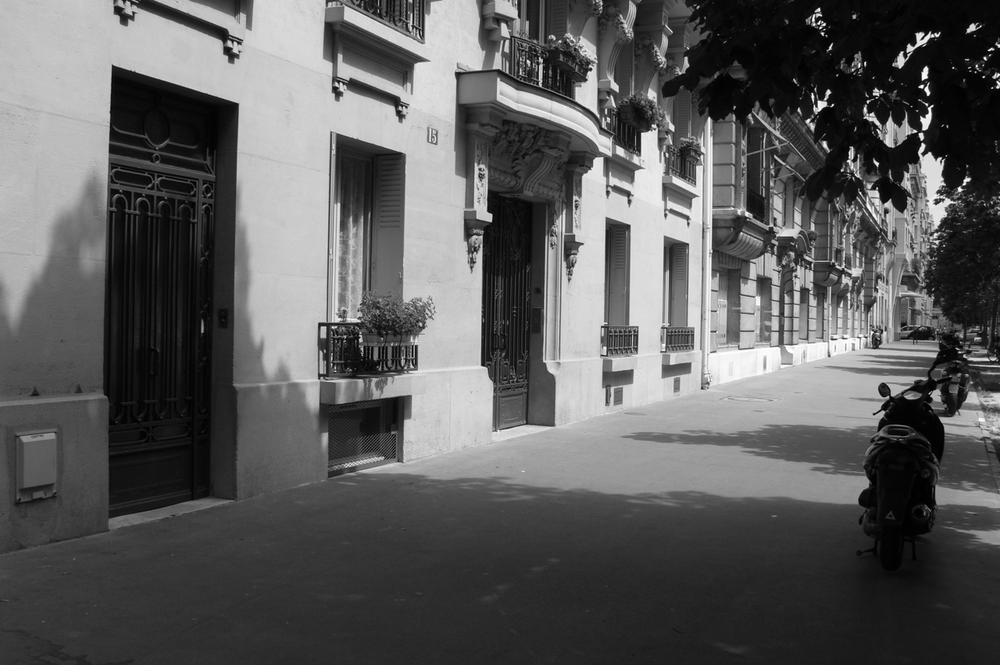
#> input picture Module-06/Python-B/street.png, 1000 x 665 px, shrunk from 1280 x 851 before the run
$ python contrast.py
#> lines starting #> are read from the running program, lines starting #| are printed output that depends on the picture
import cv2
import numpy as np
import matplotlib.pyplot as plt

# Load an image
img = cv2.imread('street.png', cv2.IMREAD_GRAYSCALE)
#> img is the input picture: shape (665, 1000); min 0, max 255, mean 92.4

alpha = 1.2 # contrast >1 -> stretch
beta = 0 # brightness >0 -> shift up
adj = cv2.convertScaleAbs(img, alpha=alpha, beta=beta)
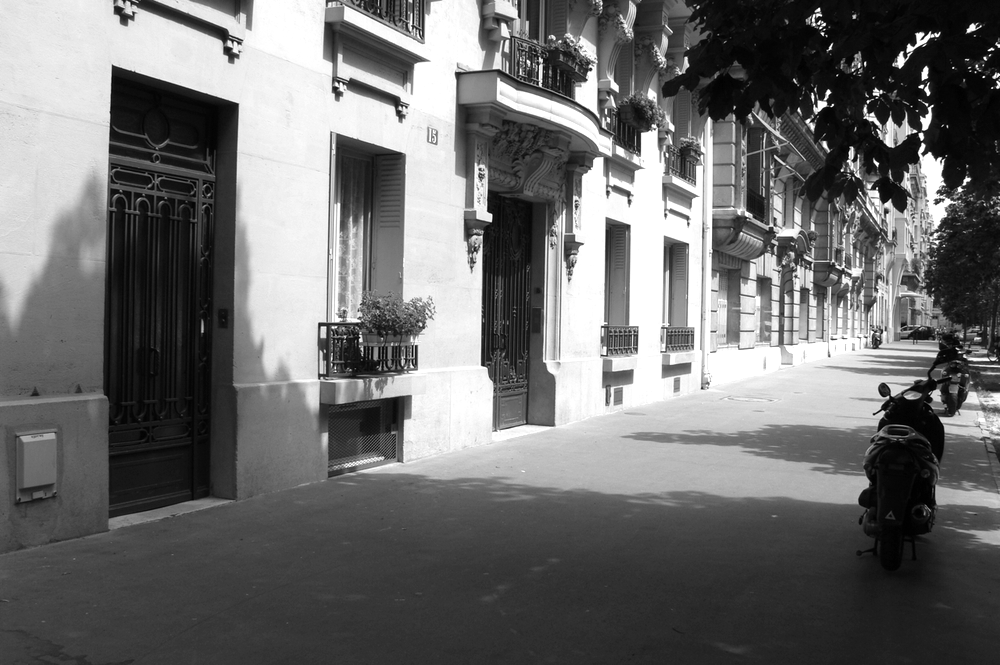
#> adj: shape (665, 1000); min 0, max 255, mean 110.4

# Display results
img_rgb = cv2.cvtColor(img, cv2.COLOR_BGR2RGB)
adj_rgb = cv2.cvtColor(adj, cv2.COLOR_BGR2RGB)
plt.figure(figsize=(10,5))
plt.subplot(121); plt.imshow(img_rgb); plt.title('Original')
plt.subplot(122); plt.imshow(adj_rgb); plt.title('alpha=1.5, beta=30')
plt.show()
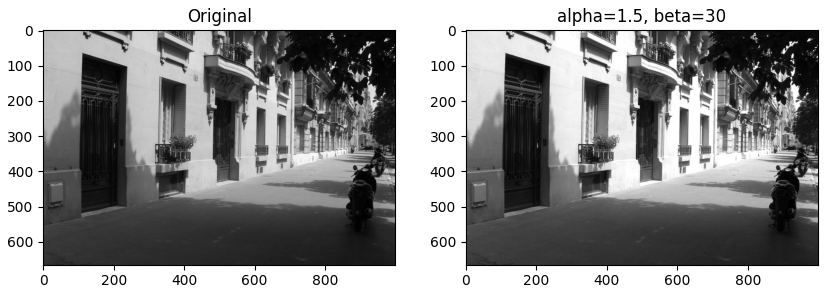
#> figure drawn by matplotlib, 2 panels

# cv2.waitKey(0)

plt.figure(figsize=(10,5))
plt.subplot(121); plt.hist(img.ravel(), bins=256, range=(0,256), color='gray'); plt.title('Original')
plt.subplot(122); plt.hist(adj.ravel(), bins=256, range=(0,256), color='gray'); plt.title('alpha=1.5, beta=30')
plt.show()
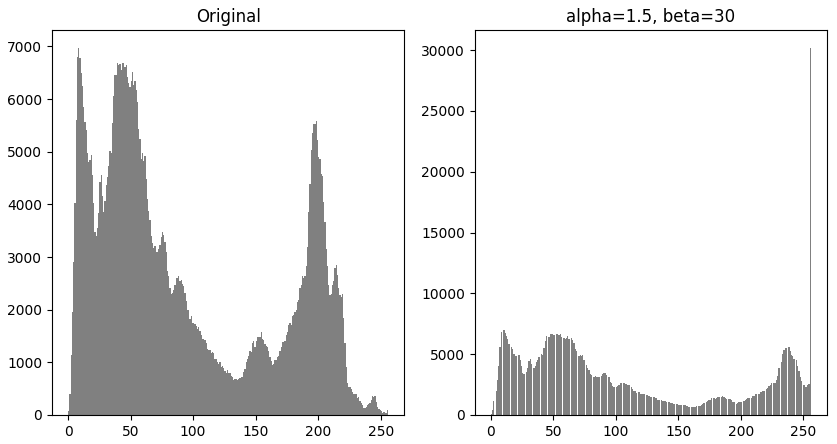
#> figure drawn by matplotlib, 2 panels; panel 1: tallest bar 6964 high, from x = 8 to 9; panel 2: tallest bar 30148 high, from x = 255 to 256

$ run again, with Module-06/Python-B/flowers8.png copied over Module-06/Python-B/street.png
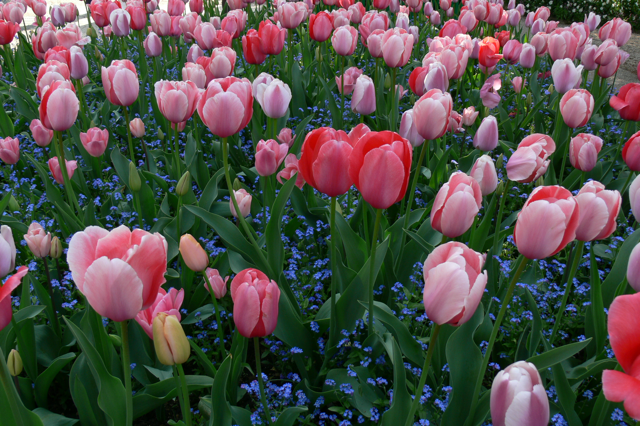
#> input picture Module-06/Python-B/flowers8.png, 640 x 426 px
#> `adj = cv2.convertScaleAbs(img, alpha=alpha, beta=beta)`:
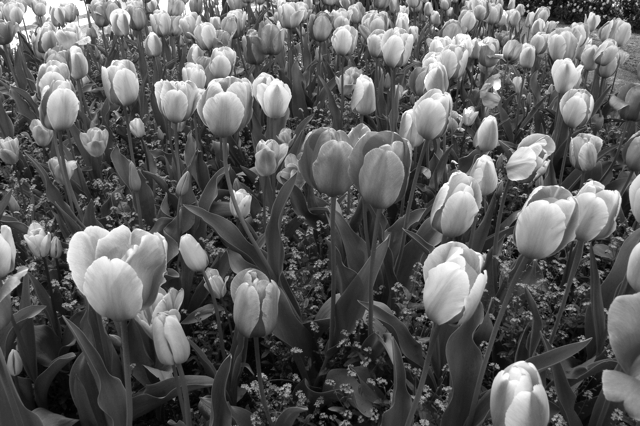
#> adj: shape (426, 640); min 0, max 255, mean 93.9
#> `plt.show()`:
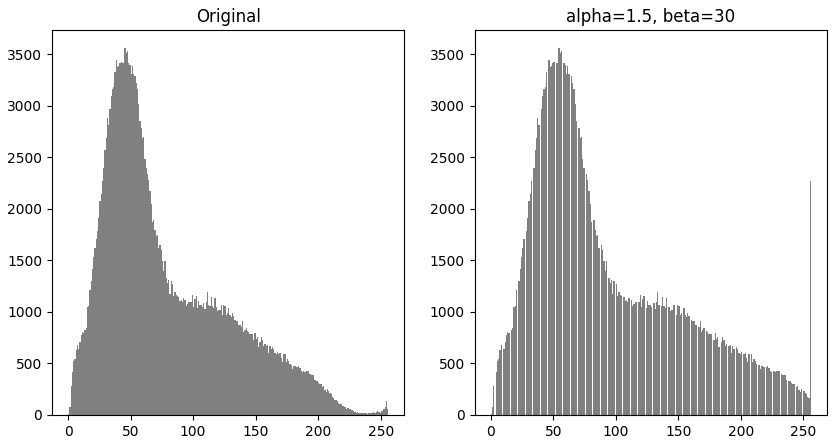
#> figure drawn by matplotlib, 2 panels; panel 1: tallest bar 3558 high, from x = 45 to 46; panel 2: tallest bar 3558 high, from x = 54 to 55

$ run again, with Module-06/Python-B/scene00001.png copied over Module-06/Python-B/street.png
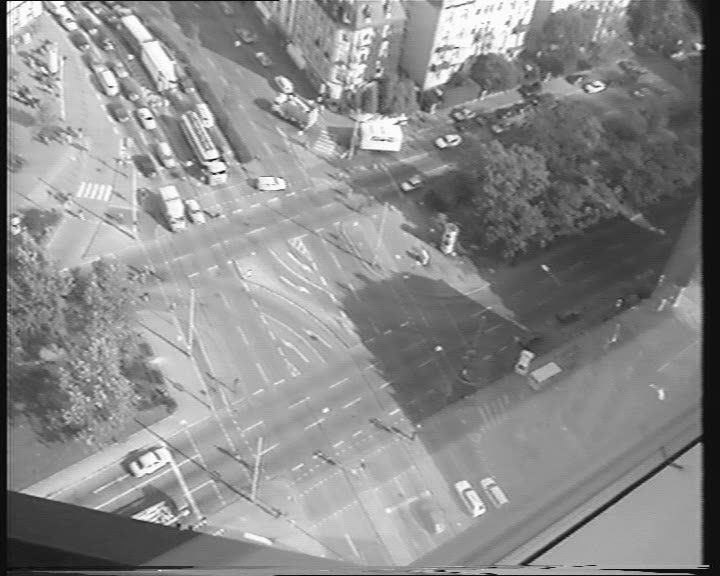
#> input picture Module-06/Python-B/scene00001.png, 720 x 576 px
#> img is the input picture: shape (576, 720); min 0, max 255, mean 138.3
#> `adj = cv2.convertScaleAbs(img, alpha=alpha, beta=beta)`:
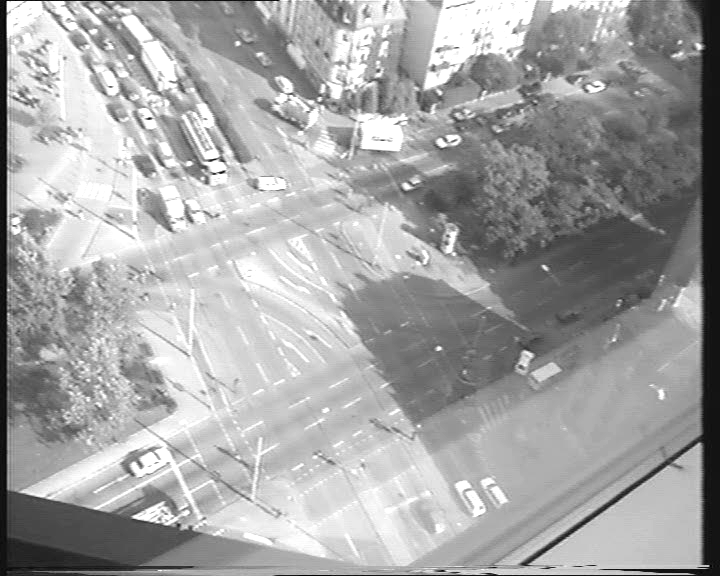
#> adj: shape (576, 720); min 0, max 255, mean 164.7
#> `plt.show()`:
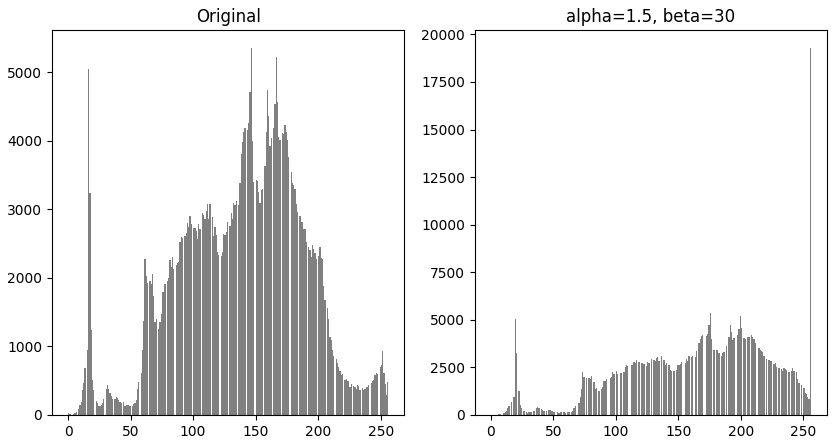
#> figure drawn by matplotlib, 2 panels; panel 1: tallest bar 5347 high, from x = 146 to 147; panel 2: tallest bar 19269 high, from x = 255 to 256
